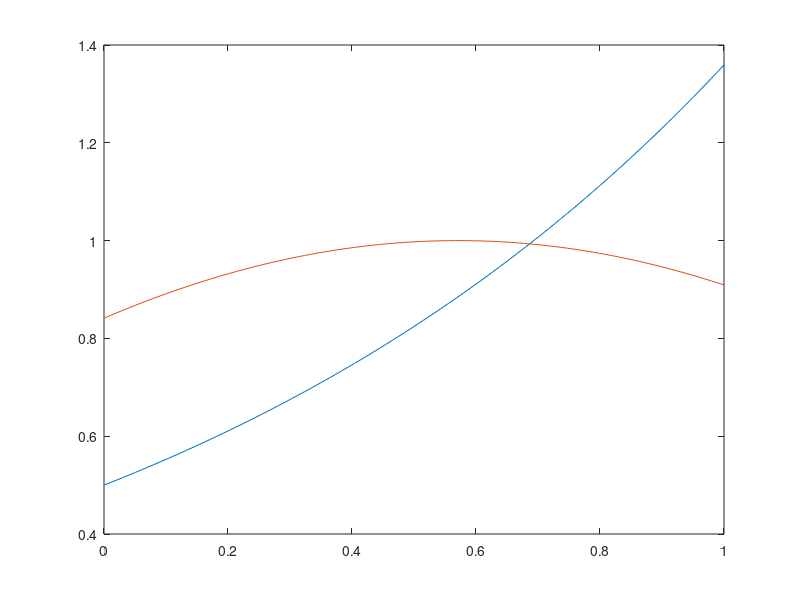

This chart was generated by the following MATLAB code: (Note: this script raises an error after producing the figure.)
a=0;
b=1;
x=linspace(a,b,100);
plot(x,0.5*exp(x),x,sin(x+1));
% ir viendo a ojo con plot, probando varios intervalos y puntos

[hx,hf]=rbisec(@fun_ej2,[0,1],1e-6,100);
hx(end)